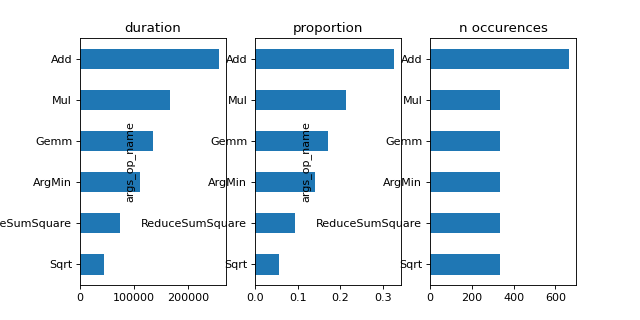

Python code for this plot:
import os
import pandas
import matplotlib.pyplot as plt

full_name = os.path.normpath(os.path.abspath(
    os.path.join("..", "..", "inference_profiling.csv")))
df = pandas.read_csv(full_name)

# but a graph is usually better...
gr_dur = df[['dur', "args_op_name"]].groupby("args_op_name").sum().sort_values('dur')
gr_n = df[['dur', "args_op_name"]].groupby("args_op_name").count().sort_values('dur')
gr_n = gr_n.loc[gr_dur.index, :]

fig, ax = plt.subplots(1, 3, figsize=(8, 4))
gr_dur.plot.barh(ax=ax[0])
gr_dur /= gr_dur['dur'].sum()
gr_dur.plot.barh(ax=ax[1])
gr_n.plot.barh(ax=ax[2])
ax[0].set_title("duration")
ax[1].set_title("proportion")
ax[2].set_title("n occurences");
for a in ax:
    a.legend().set_visible(False)

plt.show()
